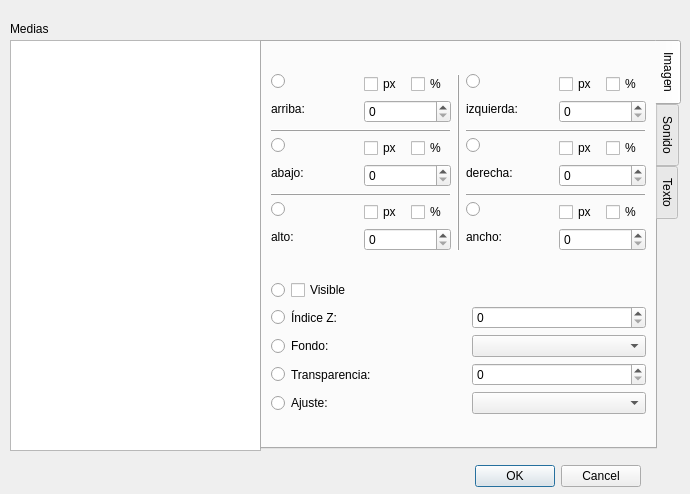
<?xml version="1.0" encoding="UTF-8"?>
<ui version="4.0">
 <class>SetAttributesGUI</class>
 <widget class="QDialog" name="SetAttributesGUI">
  <property name="geometry">
   <rect>
    <x>0</x>
    <y>0</y>
    <width>690</width>
    <height>494</height>
   </rect>
  </property>
  <property name="windowTitle">
   <string>Dialog</string>
  </property>
  <widget class="QDialogButtonBox" name="buttonBox">
   <property name="geometry">
    <rect>
     <x>300</x>
     <y>460</y>
     <width>341</width>
     <height>32</height>
    </rect>
   </property>
   <property name="orientation">
    <enum>Qt::Horizontal</enum>
   </property>
   <property name="standardButtons">
    <set>QDialogButtonBox::Cancel|QDialogButtonBox::Ok</set>
   </property>
  </widget>
  <widget class="QListWidget" name="listWidget">
   <property name="geometry">
    <rect>
     <x>10</x>
     <y>40</y>
     <width>251</width>
     <height>411</height>
    </rect>
   </property>
  </widget>
  <widget class="QLabel" name="label">
   <property name="geometry">
    <rect>
     <x>10</x>
     <y>20</y>
     <width>67</width>
     <height>17</height>
    </rect>
   </property>
   <property name="text">
    <string>Medias</string>
   </property>
  </widget>
  <widget class="QTabWidget" name="tabWidget">
   <property name="geometry">
    <rect>
     <x>260</x>
     <y>40</y>
     <width>421</width>
     <height>409</height>
    </rect>
   </property>
   <property name="tabPosition">
    <enum>QTabWidget::East</enum>
   </property>
   <property name="currentIndex">
    <number>0</number>
   </property>
   <widget class="QWidget" name="imageTab">
    <attribute name="title">
     <string>Imagen</string>
    </attribute>
    <layout class="QVBoxLayout" name="verticalLayout_17">
     <item>
      <layout class="QHBoxLayout" name="horizontalLayout_17">
       <item>
        <layout class="QVBoxLayout" name="verticalLayout_8">
         <item>
          <layout class="QHBoxLayout" name="horizontalLayout_3">
           <item>
            <layout class="QVBoxLayout" name="topLayout">
             <item>
              <widget class="QRadioButton" name="topRadioButton">
               <property name="text">
                <string/>
               </property>
               <property name="autoExclusive">
                <bool>false</bool>
               </property>
              </widget>
             </item>
             <item>
              <widget class="QLabel" name="label_5">
               <property name="text">
                <string>arriba:</string>
               </property>
              </widget>
             </item>
            </layout>
           </item>
           <item>
            <layout class="QVBoxLayout" name="verticalLayout_6">
             <item>
              <layout class="QHBoxLayout" name="horizontalLayout_7">
               <item>
                <widget class="QCheckBox" name="pxTop">
                 <property name="text">
                  <string>px</string>
                 </property>
                </widget>
               </item>
               <item>
                <widget class="QCheckBox" name="percentTop">
                 <property name="text">
                  <string>%</string>
                 </property>
                </widget>
               </item>
              </layout>
             </item>
             <item>
              <widget class="QSpinBox" name="topSB"/>
             </item>
            </layout>
           </item>
          </layout>
         </item>
         <item>
          <widget class="QFrame" name="frame_2">
           <property name="frameShape">
            <enum>QFrame::HLine</enum>
           </property>
           <property name="frameShadow">
            <enum>QFrame::Raised</enum>
           </property>
          </widget>
         </item>
         <item>
          <layout class="QHBoxLayout" name="horizontalLayout_4">
           <item>
            <layout class="QVBoxLayout" name="verticalLayout_10">
             <item>
              <widget class="QRadioButton" name="bottomRadioButton">
               <property name="text">
                <string/>
               </property>
               <property name="autoExclusive">
                <bool>false</bool>
               </property>
              </widget>
             </item>
             <item>
              <widget class="QLabel" name="label_6">
               <property name="text">
                <string>abajo:</string>
               </property>
              </widget>
             </item>
            </layout>
           </item>
           <item>
            <layout class="QVBoxLayout" name="verticalLayout_7">
             <item>
              <layout class="QHBoxLayout" name="horizontalLayout_10">
               <item>
                <widget class="QCheckBox" name="pxBottom">
                 <property name="text">
                  <string>px</string>
                 </property>
                </widget>
               </item>
               <item>
                <widget class="QCheckBox" name="percentBottom">
                 <property name="text">
                  <string>%</string>
                 </property>
                </widget>
               </item>
              </layout>
             </item>
             <item>
              <widget class="QSpinBox" name="bottomSB"/>
             </item>
            </layout>
           </item>
          </layout>
         </item>
         <item>
          <widget class="QFrame" name="frame_3">
           <property name="frameShape">
            <enum>QFrame::HLine</enum>
           </property>
           <property name="frameShadow">
            <enum>QFrame::Raised</enum>
           </property>
          </widget>
         </item>
         <item>
          <layout class="QHBoxLayout" name="horizontalLayout_6">
           <item>
            <layout class="QVBoxLayout" name="heightLayout">
             <item>
              <widget class="QRadioButton" name="heightRadioButton">
               <property name="text">
                <string/>
               </property>
               <property name="autoExclusive">
                <bool>false</bool>
               </property>
              </widget>
             </item>
             <item>
              <widget class="QLabel" name="label_11">
               <property name="text">
                <string>alto:</string>
               </property>
              </widget>
             </item>
            </layout>
           </item>
           <item>
            <layout class="QVBoxLayout" name="verticalLayout_11">
             <item>
              <layout class="QHBoxLayout" name="horizontalLayout_13">
               <item>
                <widget class="QCheckBox" name="pxHeight">
                 <property name="text">
                  <string>px</string>
                 </property>
                </widget>
               </item>
               <item>
                <widget class="QCheckBox" name="percentHeight">
                 <property name="text">
                  <string>%</string>
                 </property>
                </widget>
               </item>
              </layout>
             </item>
             <item>
              <widget class="QSpinBox" name="heightSB"/>
             </item>
            </layout>
           </item>
          </layout>
         </item>
        </layout>
       </item>
       <item>
        <widget class="QFrame" name="frame_5">
         <property name="frameShape">
          <enum>QFrame::VLine</enum>
         </property>
         <property name="frameShadow">
          <enum>QFrame::Raised</enum>
         </property>
        </widget>
       </item>
       <item>
        <layout class="QVBoxLayout" name="verticalLayout_12">
         <item>
          <layout class="QHBoxLayout" name="horizontalLayout_5">
           <item>
            <layout class="QVBoxLayout" name="leftLayout">
             <item>
              <widget class="QRadioButton" name="leftRadioButton">
               <property name="text">
                <string/>
               </property>
               <property name="autoExclusive">
                <bool>false</bool>
               </property>
              </widget>
             </item>
             <item>
              <widget class="QLabel" name="label_12">
               <property name="text">
                <string>izquierda:</string>
               </property>
              </widget>
             </item>
            </layout>
           </item>
           <item>
            <layout class="QVBoxLayout" name="verticalLayout_13">
             <item>
              <layout class="QHBoxLayout" name="horizontalLayout_8">
               <item>
                <widget class="QCheckBox" name="pxLeft">
                 <property name="text">
                  <string>px</string>
                 </property>
                </widget>
               </item>
               <item>
                <widget class="QCheckBox" name="percentLeft">
                 <property name="text">
                  <string>%</string>
                 </property>
                </widget>
               </item>
              </layout>
             </item>
             <item>
              <widget class="QSpinBox" name="leftSP"/>
             </item>
            </layout>
           </item>
          </layout>
         </item>
         <item>
          <widget class="QFrame" name="frame_4">
           <property name="frameShape">
            <enum>QFrame::HLine</enum>
           </property>
           <property name="frameShadow">
            <enum>QFrame::Raised</enum>
           </property>
          </widget>
         </item>
         <item>
          <layout class="QHBoxLayout" name="horizontalLayout_11">
           <item>
            <layout class="QVBoxLayout" name="verticalLayout_14">
             <item>
              <widget class="QRadioButton" name="rightRadioButton">
               <property name="text">
                <string/>
               </property>
               <property name="autoExclusive">
                <bool>false</bool>
               </property>
              </widget>
             </item>
             <item>
              <widget class="QLabel" name="label_13">
               <property name="text">
                <string>derecha:</string>
               </property>
              </widget>
             </item>
            </layout>
           </item>
           <item>
            <layout class="QVBoxLayout" name="verticalLayout_15">
             <item>
              <layout class="QHBoxLayout" name="horizontalLayout_12">
               <item>
                <widget class="QCheckBox" name="pxRight">
                 <property name="text">
                  <string>px</string>
                 </property>
                </widget>
               </item>
               <item>
                <widget class="QCheckBox" name="percentRight">
                 <property name="text">
                  <string>%</string>
                 </property>
                </widget>
               </item>
              </layout>
             </item>
             <item>
              <widget class="QSpinBox" name="rightSP"/>
             </item>
            </layout>
           </item>
          </layout>
         </item>
         <item>
          <widget class="QFrame" name="frame_6">
           <property name="frameShape">
            <enum>QFrame::HLine</enum>
           </property>
           <property name="frameShadow">
            <enum>QFrame::Raised</enum>
           </property>
          </widget>
         </item>
         <item>
          <layout class="QHBoxLayout" name="horizontalLayout_18">
           <item>
            <layout class="QVBoxLayout" name="widthLayout">
             <item>
              <widget class="QRadioButton" name="widthRadioButton">
               <property name="text">
                <string/>
               </property>
               <property name="autoExclusive">
                <bool>false</bool>
               </property>
              </widget>
             </item>
             <item>
              <widget class="QLabel" name="label_14">
               <property name="text">
                <string>ancho:</string>
               </property>
              </widget>
             </item>
            </layout>
           </item>
           <item>
            <layout class="QVBoxLayout" name="verticalLayout_16">
             <item>
              <layout class="QHBoxLayout" name="horizontalLayout_19">
               <item>
                <widget class="QCheckBox" name="pxWidth">
                 <property name="text">
                  <string>px</string>
                 </property>
                </widget>
               </item>
               <item>
                <widget class="QCheckBox" name="percentWidth">
                 <property name="text">
                  <string>%</string>
                 </property>
                </widget>
               </item>
              </layout>
             </item>
             <item>
              <widget class="QSpinBox" name="widthSB"/>
             </item>
            </layout>
           </item>
          </layout>
         </item>
        </layout>
       </item>
      </layout>
     </item>
     <item>
      <layout class="QVBoxLayout" name="verticalLayout_9">
       <item>
        <layout class="QHBoxLayout" name="horizontalLayout_21">
         <item>
          <widget class="QRadioButton" name="visibleRadioButton">
           <property name="sizePolicy">
            <sizepolicy hsizetype="Fixed" vsizetype="Minimum">
             <horstretch>0</horstretch>
             <verstretch>0</verstretch>
            </sizepolicy>
           </property>
           <property name="text">
            <string/>
           </property>
           <property name="autoExclusive">
            <bool>false</bool>
           </property>
          </widget>
         </item>
         <item>
          <widget class="QCheckBox" name="visibleCB">
           <property name="text">
            <string>Visible</string>
           </property>
          </widget>
         </item>
        </layout>
       </item>
       <item>
        <layout class="QHBoxLayout" name="horizontalLayout_14">
         <item>
          <widget class="QRadioButton" name="zIndexRadioButton">
           <property name="sizePolicy">
            <sizepolicy hsizetype="Fixed" vsizetype="Minimum">
             <horstretch>0</horstretch>
             <verstretch>0</verstretch>
            </sizepolicy>
           </property>
           <property name="text">
            <string/>
           </property>
           <property name="autoExclusive">
            <bool>false</bool>
           </property>
          </widget>
         </item>
         <item>
          <widget class="QLabel" name="label_7">
           <property name="text">
            <string>Índice Z:</string>
           </property>
          </widget>
         </item>
         <item>
          <widget class="QSpinBox" name="zIndexSB"/>
         </item>
        </layout>
       </item>
       <item>
        <layout class="QHBoxLayout" name="horizontalLayout_9">
         <item>
          <widget class="QRadioButton" name="backgroundRadioButton">
           <property name="sizePolicy">
            <sizepolicy hsizetype="Fixed" vsizetype="Minimum">
             <horstretch>0</horstretch>
             <verstretch>0</verstretch>
            </sizepolicy>
           </property>
           <property name="text">
            <string/>
           </property>
           <property name="autoExclusive">
            <bool>false</bool>
           </property>
          </widget>
         </item>
         <item>
          <widget class="QLabel" name="label_8">
           <property name="text">
            <string>Fondo:</string>
           </property>
          </widget>
         </item>
         <item>
          <widget class="QComboBox" name="backgroundCB"/>
         </item>
        </layout>
       </item>
       <item>
        <layout class="QHBoxLayout" name="horizontalLayout_15">
         <item>
          <widget class="QRadioButton" name="trnsparencyRadioButton">
           <property name="sizePolicy">
            <sizepolicy hsizetype="Fixed" vsizetype="Minimum">
             <horstretch>0</horstretch>
             <verstretch>0</verstretch>
            </sizepolicy>
           </property>
           <property name="text">
            <string/>
           </property>
           <property name="autoExclusive">
            <bool>false</bool>
           </property>
          </widget>
         </item>
         <item>
          <widget class="QLabel" name="label_9">
           <property name="text">
            <string>Transparencia:</string>
           </property>
          </widget>
         </item>
         <item>
          <widget class="QSpinBox" name="transparencySB"/>
         </item>
        </layout>
       </item>
       <item>
        <layout class="QHBoxLayout" name="horizontalLayout_16">
         <item>
          <widget class="QRadioButton" name="fitRadioButton">
           <property name="sizePolicy">
            <sizepolicy hsizetype="Fixed" vsizetype="Minimum">
             <horstretch>0</horstretch>
             <verstretch>0</verstretch>
            </sizepolicy>
           </property>
           <property name="text">
            <string/>
           </property>
           <property name="autoExclusive">
            <bool>false</bool>
           </property>
          </widget>
         </item>
         <item>
          <widget class="QLabel" name="label_10">
           <property name="text">
            <string>Ajuste:</string>
           </property>
          </widget>
         </item>
         <item>
          <widget class="QComboBox" name="fitCB"/>
         </item>
        </layout>
       </item>
      </layout>
     </item>
    </layout>
   </widget>
   <widget class="QWidget" name="audioTab">
    <attribute name="title">
     <string>Sonido</string>
    </attribute>
    <widget class="QWidget" name="layoutWidget">
     <property name="geometry">
      <rect>
       <x>30</x>
       <y>10</y>
       <width>322</width>
       <height>203</height>
      </rect>
     </property>
     <layout class="QVBoxLayout" name="verticalLayout_3">
      <item>
       <layout class="QHBoxLayout" name="horizontalLayout">
        <item>
         <layout class="QVBoxLayout" name="verticalLayout_2">
          <item>
           <widget class="QRadioButton" name="volumeRadioButton">
            <property name="sizePolicy">
             <sizepolicy hsizetype="Fixed" vsizetype="Minimum">
              <horstretch>0</horstretch>
              <verstretch>0</verstretch>
             </sizepolicy>
            </property>
            <property name="text">
             <string/>
            </property>
            <property name="autoExclusive">
             <bool>false</bool>
            </property>
           </widget>
          </item>
          <item>
           <widget class="QLabel" name="label_2">
            <property name="text">
             <string>Volumen:</string>
            </property>
            <property name="alignment">
             <set>Qt::AlignCenter</set>
            </property>
           </widget>
          </item>
          <item>
           <widget class="QDial" name="volumeDial"/>
          </item>
          <item>
           <widget class="QSpinBox" name="volumeSpinBox"/>
          </item>
         </layout>
        </item>
        <item>
         <layout class="QVBoxLayout" name="verticalLayout">
          <item>
           <widget class="QRadioButton" name="bassRadioButton">
            <property name="sizePolicy">
             <sizepolicy hsizetype="Fixed" vsizetype="Minimum">
              <horstretch>0</horstretch>
              <verstretch>0</verstretch>
             </sizepolicy>
            </property>
            <property name="text">
             <string/>
            </property>
            <property name="autoExclusive">
             <bool>false</bool>
            </property>
           </widget>
          </item>
          <item>
           <widget class="QLabel" name="label_4">
            <property name="text">
             <string>Bajos:</string>
            </property>
            <property name="alignment">
             <set>Qt::AlignCenter</set>
            </property>
           </widget>
          </item>
          <item>
           <widget class="QDial" name="bassDial"/>
          </item>
          <item>
           <widget class="QSpinBox" name="bassSpinBox"/>
          </item>
         </layout>
        </item>
        <item>
         <layout class="QVBoxLayout" name="verticalLayout_4">
          <item>
           <widget class="QRadioButton" name="trebleRadioButton">
            <property name="sizePolicy">
             <sizepolicy hsizetype="Fixed" vsizetype="Minimum">
              <horstretch>0</horstretch>
              <verstretch>0</verstretch>
             </sizepolicy>
            </property>
            <property name="text">
             <string/>
            </property>
            <property name="autoExclusive">
             <bool>false</bool>
            </property>
           </widget>
          </item>
          <item>
           <widget class="QLabel" name="label_3">
            <property name="text">
             <string>Agudos:</string>
            </property>
            <property name="alignment">
             <set>Qt::AlignCenter</set>
            </property>
           </widget>
          </item>
          <item>
           <widget class="QDial" name="trebleDial"/>
          </item>
          <item>
           <widget class="QSpinBox" name="trebleSpinBox"/>
          </item>
         </layout>
        </item>
       </layout>
      </item>
     </layout>
    </widget>
    <widget class="QWidget" name="horizontalLayoutWidget_2">
     <property name="geometry">
      <rect>
       <x>30</x>
       <y>220</y>
       <width>321</width>
       <height>31</height>
      </rect>
     </property>
     <layout class="QHBoxLayout" name="horizontalLayout_22">
      <item>
       <widget class="QRadioButton" name="balanceRadioButton">
        <property name="sizePolicy">
         <sizepolicy hsizetype="Fixed" vsizetype="Minimum">
          <horstretch>0</horstretch>
          <verstretch>0</verstretch>
         </sizepolicy>
        </property>
        <property name="text">
         <string/>
        </property>
        <property name="autoExclusive">
         <bool>false</bool>
        </property>
       </widget>
      </item>
      <item>
       <widget class="QLabel" name="label_15">
        <property name="text">
         <string>Balance: </string>
        </property>
        <property name="alignment">
         <set>Qt::AlignLeading|Qt::AlignLeft|Qt::AlignVCenter</set>
        </property>
       </widget>
      </item>
      <item>
       <widget class="QSlider" name="balanceSlider">
        <property name="orientation">
         <enum>Qt::Horizontal</enum>
        </property>
       </widget>
      </item>
      <item>
       <widget class="QSpinBox" name="balanceSpinBox"/>
      </item>
     </layout>
    </widget>
   </widget>
   <widget class="QWidget" name="textTab">
    <attribute name="title">
     <string>Texto</string>
    </attribute>
    <widget class="QWidget" name="verticalLayoutWidget">
     <property name="geometry">
      <rect>
       <x>0</x>
       <y>0</y>
       <width>385</width>
       <height>151</height>
      </rect>
     </property>
     <layout class="QVBoxLayout" name="verticalLayout_5">
      <item>
       <layout class="QHBoxLayout" name="horizontalLayout_20">
        <item>
         <widget class="QRadioButton" name="fontRadioButton">
          <property name="sizePolicy">
           <sizepolicy hsizetype="Fixed" vsizetype="Minimum">
            <horstretch>0</horstretch>
            <verstretch>0</verstretch>
           </sizepolicy>
          </property>
          <property name="text">
           <string/>
          </property>
          <property name="autoExclusive">
           <bool>false</bool>
          </property>
         </widget>
        </item>
        <item>
         <widget class="QLabel" name="label_21">
          <property name="text">
           <string>Fuente:</string>
          </property>
         </widget>
        </item>
        <item>
         <widget class="QFontComboBox" name="fontComboBox_2"/>
        </item>
        <item>
         <widget class="QRadioButton" name="stylesRadioButton">
          <property name="sizePolicy">
           <sizepolicy hsizetype="Fixed" vsizetype="Minimum">
            <horstretch>0</horstretch>
            <verstretch>0</verstretch>
           </sizepolicy>
          </property>
          <property name="text">
           <string/>
          </property>
          <property name="autoExclusive">
           <bool>false</bool>
          </property>
         </widget>
        </item>
        <item>
         <widget class="QToolButton" name="weigthToolButton_2">
          <property name="text">
           <string>B</string>
          </property>
         </widget>
        </item>
        <item>
         <widget class="QToolButton" name="variantToolButton_2">
          <property name="text">
           <string>S</string>
          </property>
         </widget>
        </item>
        <item>
         <widget class="QToolButton" name="italicToolButton_2">
          <property name="text">
           <string> I </string>
          </property>
         </widget>
        </item>
       </layout>
      </item>
      <item>
       <layout class="QHBoxLayout" name="horizontalLayout_25">
        <item>
         <widget class="QRadioButton" name="sizeFontRadioButton">
          <property name="sizePolicy">
           <sizepolicy hsizetype="Fixed" vsizetype="Minimum">
            <horstretch>0</horstretch>
            <verstretch>0</verstretch>
           </sizepolicy>
          </property>
          <property name="text">
           <string/>
          </property>
          <property name="autoExclusive">
           <bool>false</bool>
          </property>
         </widget>
        </item>
        <item>
         <widget class="QLabel" name="label_22">
          <property name="text">
           <string>Tamaño:</string>
          </property>
         </widget>
        </item>
        <item>
         <widget class="QSpinBox" name="sizeSpinBox_2"/>
        </item>
        <item>
         <widget class="QRadioButton" name="colorFontRadioButton">
          <property name="sizePolicy">
           <sizepolicy hsizetype="Fixed" vsizetype="Minimum">
            <horstretch>0</horstretch>
            <verstretch>0</verstretch>
           </sizepolicy>
          </property>
          <property name="text">
           <string/>
          </property>
          <property name="autoExclusive">
           <bool>false</bool>
          </property>
         </widget>
        </item>
        <item>
         <widget class="QLabel" name="label_23">
          <property name="text">
           <string>Color:</string>
          </property>
         </widget>
        </item>
        <item>
         <widget class="QComboBox" name="colorComboBox_2"/>
        </item>
       </layout>
      </item>
      <item>
       <layout class="QHBoxLayout" name="horizontalLayout_2">
        <item>
         <widget class="QRadioButton" name="scrollRadioButton">
          <property name="sizePolicy">
           <sizepolicy hsizetype="Fixed" vsizetype="Minimum">
            <horstretch>0</horstretch>
            <verstretch>0</verstretch>
           </sizepolicy>
          </property>
          <property name="text">
           <string/>
          </property>
          <property name="autoExclusive">
           <bool>false</bool>
          </property>
         </widget>
        </item>
        <item>
         <widget class="QLabel" name="label_24">
          <property name="text">
           <string>Barras de desplazamiento:</string>
          </property>
         </widget>
        </item>
        <item>
         <widget class="QComboBox" name="scrollComboBox_2"/>
        </item>
       </layout>
      </item>
      <item>
       <layout class="QHBoxLayout" name="horizontalLayout_26">
        <item>
         <widget class="QLabel" name="label_25">
          <property name="text">
           <string>Estilo:</string>
          </property>
         </widget>
        </item>
        <item>
         <widget class="QLineEdit" name="lineEdit_2">
          <property name="readOnly">
           <bool>true</bool>
          </property>
         </widget>
        </item>
        <item>
         <widget class="QToolButton" name="toolButton_2">
          <property name="text">
           <string>...</string>
          </property>
         </widget>
        </item>
       </layout>
      </item>
     </layout>
    </widget>
   </widget>
  </widget>
 </widget>
 <resources/>
 <connections>
  <connection>
   <sender>buttonBox</sender>
   <signal>accepted()</signal>
   <receiver>SetAttributesGUI</receiver>
   <slot>accept()</slot>
   <hints>
    <hint type="sourcelabel">
     <x>248</x>
     <y>254</y>
    </hint>
    <hint type="destinationlabel">
     <x>157</x>
     <y>274</y>
    </hint>
   </hints>
  </connection>
  <connection>
   <sender>buttonBox</sender>
   <signal>rejected()</signal>
   <receiver>SetAttributesGUI</receiver>
   <slot>reject()</slot>
   <hints>
    <hint type="sourcelabel">
     <x>316</x>
     <y>260</y>
    </hint>
    <hint type="destinationlabel">
     <x>286</x>
     <y>274</y>
    </hint>
   </hints>
  </connection>
 </connections>
</ui>
